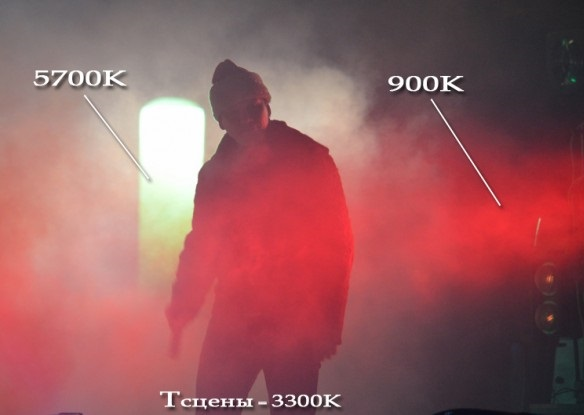
#> input picture ImageTemperature/3300.jpg, 584 x 415 px
$ python main.py
#> lines starting #> are read from the running program, lines starting #| are printed output that depends on the picture; long printed decimals are rounded
### ImageTemperature/src/image_CCT.py
import numpy as np

#from colormath.color_conversions import

def sRGB_to_linearRGB(rgb):
    """ Конвертирует массив sRGB в linearRGB. Math source: http://www.brucelindbloom.com/index.html?Eqn_RGB_to_XYZ.html """

    return np.where(rgb[:] <= 0.04045,
                    rgb/12.92,
                    ((rgb + 0.055) / 1.055) ** 2.4)

# [7 lines left out: function linearRGB_to_sRGB, not called in this run]

def linearRGB_to_xyz(r,g,b):
    """ Конвертирует цвет linearRGB в XYZ спектр. Math source: http://www.brucelindbloom.com/index.html?Eqn_RGB_XYZ_Matrix.html """

    M = np.array([[0.4124564, 0.3575761, 0.1804375],
                  [0.2126729, 0.7151522, 0.0721750],
                  [0.0193339, 0.1191920, 0.9503041]])
    RGB = np.array([r, g, b])

    return np.dot(M, RGB)

def xyz_arr_to_xy(xyz):

    sum = np.sum(xyz, axis=-1)
    sum[sum == 0] = 1   # Убирает деление на 0 в дальнейшем

    # TODO debug
    xy_x = xyz[:, 0] / sum
    xy_y = xyz[:, 1] / sum

    return np.array([xy_x, xy_y])

def __xy_to_CCT_Mccamy1992(xy_arr):

    n = (xy_arr[0] - 0.3320) / (xy_arr[1] - 0.1858)
    return -449 * n ** 3 + 3525 * n ** 2 - 6823.3 * n + 5520.33

# [21 lines left out: function __xy_to_CCT_Hernandez1999, not called in this run]

def get_mean_CCT(rgb_img_array, mask=None, alg="Mccamy1992"):
    """ Возвращает среднее значение коллерированной цветовой температуры изображения.

    rgb_img_array - numpy массив пикселей формата sRGB в диапазоне [0; 1];
    mask - маска, по которой производится расчет. Автоматически нормализуется в диапазон [0, 1].
    """

    x, y, _ = rgb_img_array.shape

    if mask == None:
        mask = np.ones([x, y])
    else:
        mask = __normalize_mask(mask)

    mean_rgb = np.mean(rgb_img_array, axis=(0,1))
    mean_rgb = np.reshape(mean_rgb, (1,1,3))

    CCT_arr = get_CCT_arr(mean_rgb, alg=alg)

    # Применение маски:
    CCT_arr = CCT_arr * mask
    #bias_arr = bias_arr * mask

    # Вычисление среднего арифметического для коллерированной цветовой температуры изображения и смещения с учетом маски:
    sum_CCTs = np.sum(CCT_arr)
    #sum_biases = np.sum(bias_arr)
    sum_multipilers = np.sum(mask)

    mean_CCT = sum_CCTs / sum_multipilers
    #mean_bias = sum_biases / sum_multipilers

    return mean_CCT

def get_CCT_arr(rgb_img_array, alg="Mccamy1992"):
    """ Возвращает значения коллерированной цветовой температуры каждого пикселя изображения. TODO: добавить возврат смещения

    rgb_img_array - numpy массив пикселей формата sRGB в диапазоне [0; 1];
    mask - numpy массив маски. Значение маски работает как множитель для каждого пикселя при расчете его значения CCT;
    alg - "Mccamy1992", "Hernandez1999"
    """

    # Векторизация вычисления для ускорения.
    #vectfunc = np.vectorize(get_color_CCT, signature="(m,n,3)->(m,n,2)")

    x, y, _ = rgb_img_array.shape

    # Векторищация массива для numpy.map():
    rgb_vector = rgb_img_array.reshape([x*y, 3])

    linearRGB = sRGB_to_linearRGB(rgb_vector)

    r = linearRGB[:, 0]
    g = linearRGB[:, 1]
    b = linearRGB[:, 2]

    xyz_arr = np.array(list(map(linearRGB_to_xyz, r, g, b)))   # Конвертация в XYZ
    xy_arr = xyz_arr_to_xy(xyz_arr)       # Конвертация в XY

    if alg == "Mccamy1992":
        CCT_arr = __xy_to_CCT_Mccamy1992(xy_arr)
    if alg == "Hernandez1999":
        CCT_arr = __xy_to_CCT_Hernandez1999(xy_arr)


    # [9 lines of commented-out code are left out]

    CCT_arr =np.reshape(CCT_arr, [x,y])

    return CCT_arr
    """
    # Вычисление среднего арифметического для коллерированной цветовой температуры изображения и смещения с учетом маски:
    sum_CCTs = np.sum(CCT_arr)
    #sum_biases = np.sum(bias_arr)
    sum_multipilers = np.sum(mask)

    mean_CCT = sum_CCTs / sum_multipilers
    #mean_bias = sum_biases / sum_multipilers

    #return np.array([mean_CCT, mean_bias])
    return mean_CCT"""

# [10 lines left out: function __normalize_mask, not called in this run]

### ImageTemperature/main.py
from PIL import Image
import numpy as np
from src import image_CCT


while True:
    filename = input("Введите название изображения -> ")
#> the answer given: 3300.jpg
    with Image.open(filename) as image:
#> image is the input picture: PIL image 584x415 RGB; mean R, G, B 153.2, 92.8, 95.8
        img_arr = np.array(image)

        img_arr = img_arr / 255

        #mean = np.mean(img_arr, axis=(0,1))
        #mean_CCT = image_CCT.get_image_CCT(np.reshape(mean, (1,1,3)), alg="Hernandez1999")
        image_CCT_arr = image_CCT.get_CCT_arr(img_arr)
#> in linearRGB_to_xyz, `RGB = np.array([r, g, b])`: RGB = [0.141, 0.136, 0.15]
#> in get_CCT_arr, `CCT_arr =np.reshape(CCT_arr, [x,y])`:
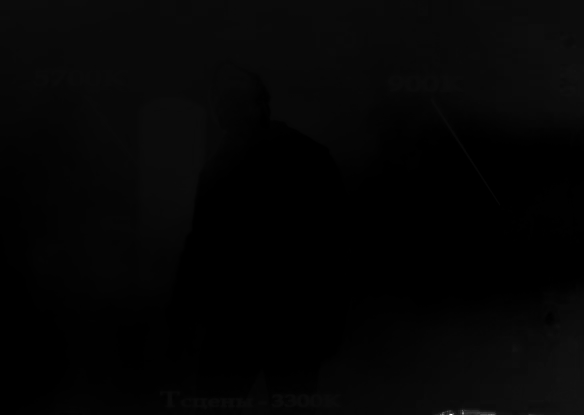
#> CCT_arr: shape (415, 584) float64; min 1620.2, max 114139.5, mean 3868.9; drawn with min black and max white
        mean_CCT = image_CCT.get_mean_CCT(img_arr)
#> in get_mean_CCT, `mean_rgb = np.mean(rgb_img_array, axis=(0,1))`: mean_rgb = [0.601, 0.364, 0.376]
#> in get_mean_CCT, `mean_rgb = np.reshape(mean_rgb, (1,1,3))`: mean_rgb = [[0.601, 0.364, 0.376]]
#> in get_mean_CCT, `CCT_arr = get_CCT_arr(mean_rgb, alg=alg)`: CCT_arr = [2890.2]
#> in get_mean_CCT, `CCT_arr = CCT_arr * mask`: CCT_arr: shape (415, 584) float64; every value is 2890.2
#> in get_mean_CCT, `sum_CCTs = np.sum(CCT_arr)`: sum_CCTs = 700464996.8
#> in get_mean_CCT, `mean_CCT = sum_CCTs / sum_multipilers`: mean_CCT = 2890.2
#> mean_CCT = 2890.2

        print(image_CCT_arr)
#> (printed output is left out)
        print(mean_CCT)
#| 2890.184
#> pass 2 of the loop `while True:`:
#> the answer given: 4300.jpg
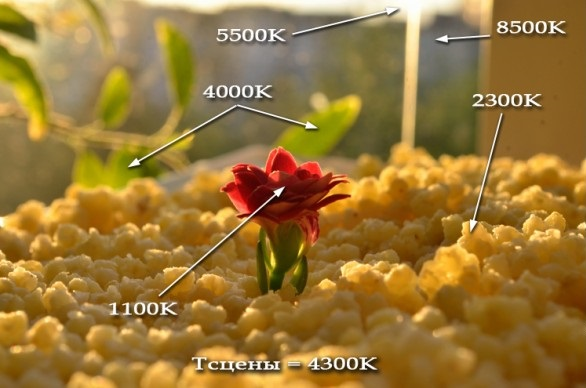
#> input picture ImageTemperature/4300.jpg, 586 x 388 px
#> image is the input picture: PIL image 586x388 RGB; mean R, G, B 153, 118.4, 54.8
#> img_arr: shape (388, 586, 3) float64
#> in get_CCT_arr (call 3), `CCT_arr =np.reshape(CCT_arr, [x,y])`:
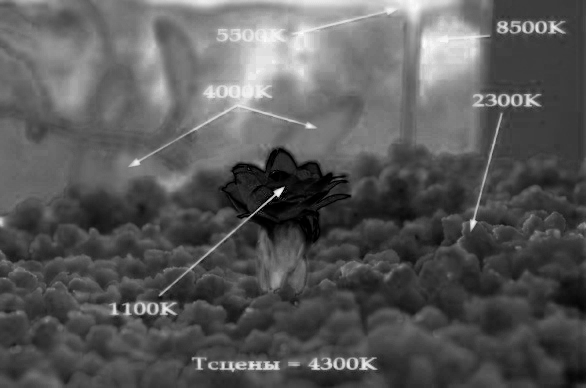
#> CCT_arr: shape (388, 586) float64; min 1620.2, max 6702.8, mean 3392.3; drawn with min black and max white
#> `mean_CCT = image_CCT.get_mean_CCT(img_arr)`: mean_CCT = 3240.5
#> (printed output is left out)
#| 3240.505
#> (the run stopped early here; a loop or call above may not have finished)
